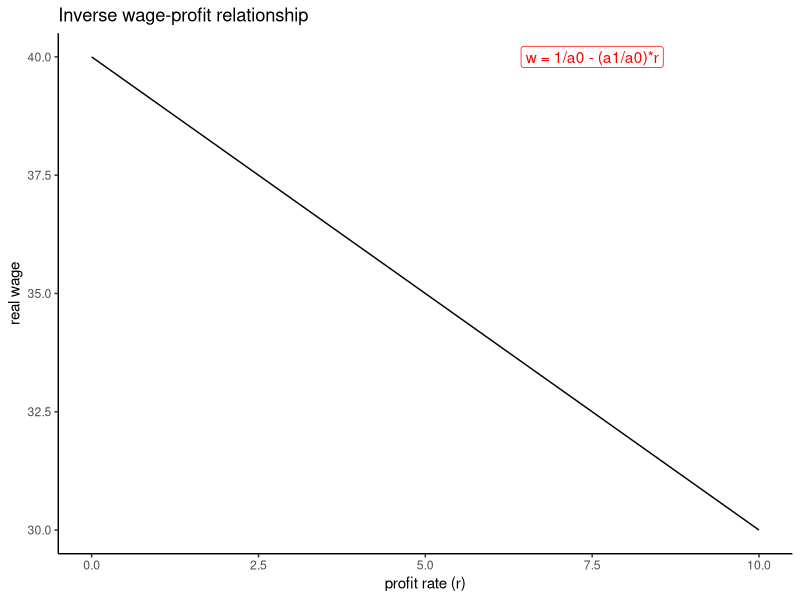
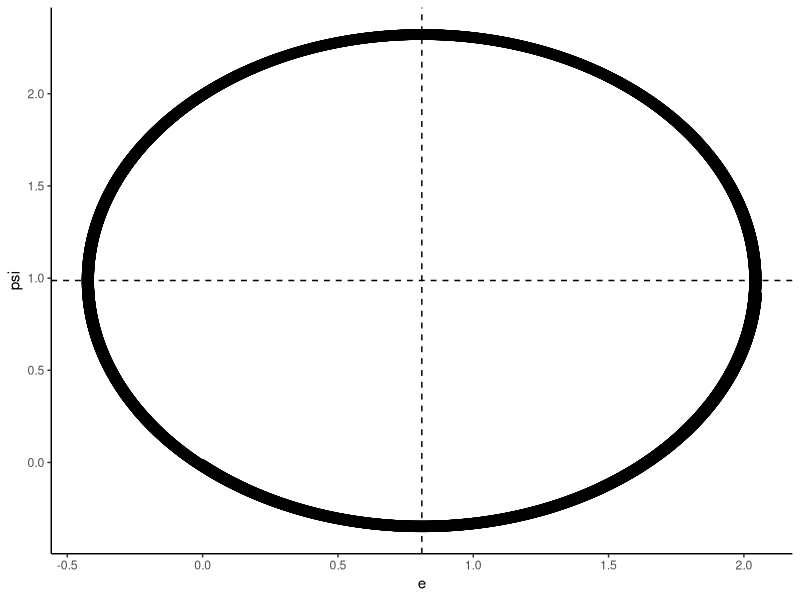

These charts were generated, in order, by the following R code:
## ---- chunk 1
#| echo: false
#| warning: false
#| message: false
library(Deriv)
library(tidyverse)

theme_set(theme_light())
## ---- chunk 2
# how to write the leontief production function in R
leontief <- function(l, k, a0, a1) (min(c(l/a0, k/a1)))
## ---- chunk 3
leontief(l = 9, k = 4, a0 = 3, a1 = 1)
## ---- chunk 4
w <- function(r) 40 -1*r

ggplot(data = tibble(x = 0:10), aes(x = x))+
  geom_function(fun = w)+
  annotate(geom = "label", x = 7.5, y = 40, label = "w = 1/a0 - (a1/a0)*r", color = "red")+
  theme_classic()+
  labs(title = "Inverse wage-profit relationship",
       x = "profit rate (r)", y = "real wage")
## ---- chunk 5

t = 50000

psi = rep(NA, t)
e = rep(NA, t)

psi[1] = e[1] = 0

#set parameters values
q = 0.01
a1 = 1.17
n = 0.001
c = 1
y = 0.80

delta_t = 0.001

for (i in 2:t) {
  
  psi[i] = psi[i-1] + delta_t * (-(q + y) + c*e[i-1])
  e[i] = e[i-1] + delta_t * (((1-psi[i-1])/a1) - (n + q))
  
}


psi_eq = 1 - a1*(n + q)

e_eq = (q + y)/c

results = tibble(psi, e, t = 1:t)


## ---- chunk 6
results %>% 
  ggplot(aes(x = e, y = psi))+
  geom_point()+
  theme_classic()+
  geom_vline(xintercept = e_eq, linetype = 2)+
  geom_hline(yintercept = psi_eq, linetype = 2)
